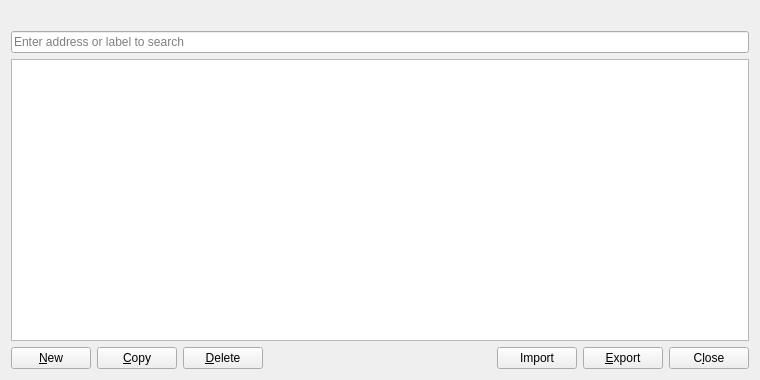
<?xml version="1.0" encoding="UTF-8"?>
<ui version="4.0">
 <class>AddressBookPage</class>
 <widget class="QWidget" name="AddressBookPage">
  <property name="geometry">
   <rect>
    <x>0</x>
    <y>0</y>
    <width>760</width>
    <height>380</height>
   </rect>
  </property>
  <layout class="QVBoxLayout" name="verticalLayout">
   <item>
    <widget class="QLabel" name="labelExplanation">
     <property name="textFormat">
      <enum>Qt::PlainText</enum>
     </property>
     <property name="wordWrap">
      <bool>true</bool>
     </property>
    </widget>
   </item>
   <item>
    <widget class="QLineEdit" name="searchLineEdit">
     <property name="placeholderText">
      <string>Enter address or label to search</string>
     </property>
    </widget>
   </item>
   <item>
    <widget class="QTableView" name="tableView">
     <property name="contextMenuPolicy">
      <enum>Qt::CustomContextMenu</enum>
     </property>
     <property name="toolTip">
      <string>Right-click to edit address or label</string>
     </property>
     <property name="tabKeyNavigation">
      <bool>false</bool>
     </property>
     <property name="alternatingRowColors">
      <bool>true</bool>
     </property>
     <property name="selectionMode">
      <enum>QAbstractItemView::SingleSelection</enum>
     </property>
     <property name="selectionBehavior">
      <enum>QAbstractItemView::SelectRows</enum>
     </property>
     <property name="sortingEnabled">
      <bool>true</bool>
     </property>
     <attribute name="verticalHeaderVisible">
      <bool>false</bool>
     </attribute>
    </widget>
   </item>
   <item>
    <layout class="QHBoxLayout" name="horizontalLayout">
     <item>
      <widget class="QPushButton" name="newAddress">
       <property name="toolTip">
        <string>Create a new address</string>
       </property>
       <property name="text">
        <string>&amp;New</string>
       </property>
       <property name="icon">
        <iconset>
         <normaloff>:/icons/add</normaloff>:/icons/add</iconset>
       </property>
       <property name="autoDefault">
        <bool>false</bool>
       </property>
      </widget>
     </item>
     <item>
      <widget class="QPushButton" name="copyAddress">
       <property name="toolTip">
        <string>Copy the currently selected address to the system clipboard</string>
       </property>
       <property name="text">
        <string>&amp;Copy</string>
       </property>
       <property name="icon">
        <iconset>
         <normaloff>:/icons/editcopy</normaloff>:/icons/editcopy</iconset>
       </property>
       <property name="autoDefault">
        <bool>false</bool>
       </property>
      </widget>
     </item>
     <item>
      <widget class="QPushButton" name="deleteAddress">
       <property name="toolTip">
        <string>Delete the currently selected address from the list</string>
       </property>
       <property name="text">
        <string>&amp;Delete</string>
       </property>
       <property name="icon">
        <iconset>
         <normaloff>:/icons/remove</normaloff>:/icons/remove</iconset>
       </property>
       <property name="autoDefault">
        <bool>false</bool>
       </property>
      </widget>
     </item>
     <item>
      <spacer name="horizontalSpacer">
       <property name="orientation">
        <enum>Qt::Horizontal</enum>
       </property>
       <property name="sizeHint" stdset="0">
        <size>
         <width>40</width>
         <height>20</height>
        </size>
       </property>
      </spacer>
     </item>
     <item>
      <widget class="QPushButton" name="importButton">
       <property name="toolTip">
        <string>Import address book from file.</string>
       </property>
       <property name="text">
        <string>Import</string>
       </property>
       <property name="autoDefault">
        <bool>false</bool>
       </property>
      </widget>
     </item>
     <item>
      <widget class="QPushButton" name="exportButton">
       <property name="toolTip">
        <string>Export the data in the current tab to a file</string>
       </property>
       <property name="text">
        <string>&amp;Export</string>
       </property>
       <property name="icon">
        <iconset>
         <normaloff>:/icons/export</normaloff>:/icons/export</iconset>
       </property>
       <property name="autoDefault">
        <bool>false</bool>
       </property>
      </widget>
     </item>
     <item>
      <widget class="QPushButton" name="closeButton">
       <property name="sizePolicy">
        <sizepolicy hsizetype="Minimum" vsizetype="Minimum">
         <horstretch>0</horstretch>
         <verstretch>0</verstretch>
        </sizepolicy>
       </property>
       <property name="text">
        <string>C&amp;lose</string>
       </property>
       <property name="autoDefault">
        <bool>false</bool>
       </property>
      </widget>
     </item>
    </layout>
   </item>
  </layout>
 </widget>
 <resources/>
 <connections/>
</ui>
